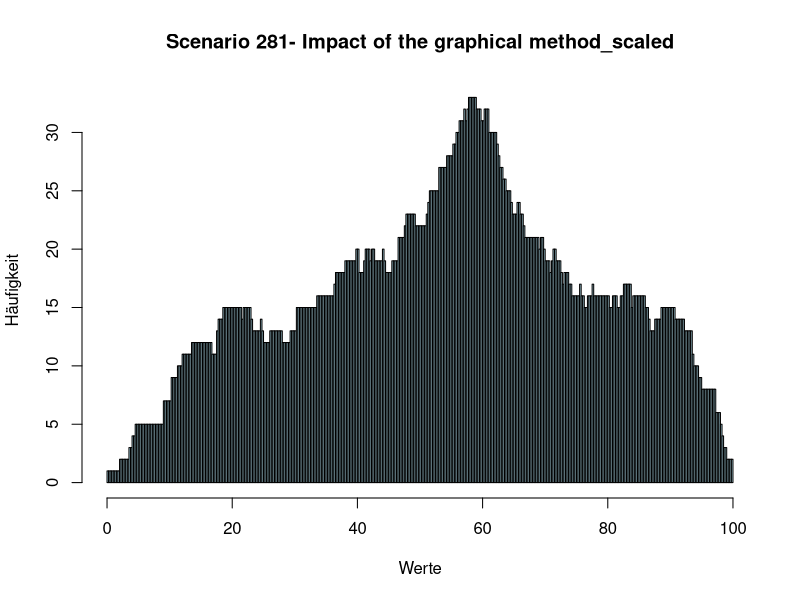
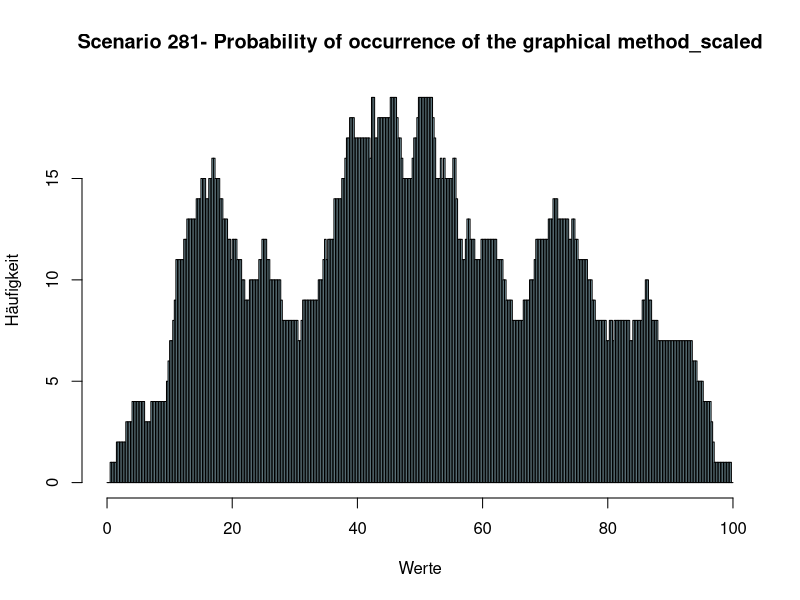
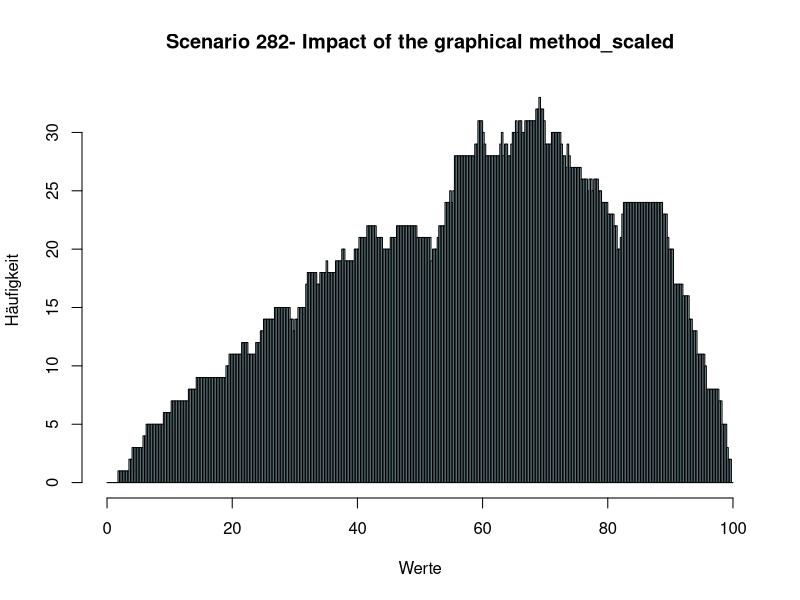
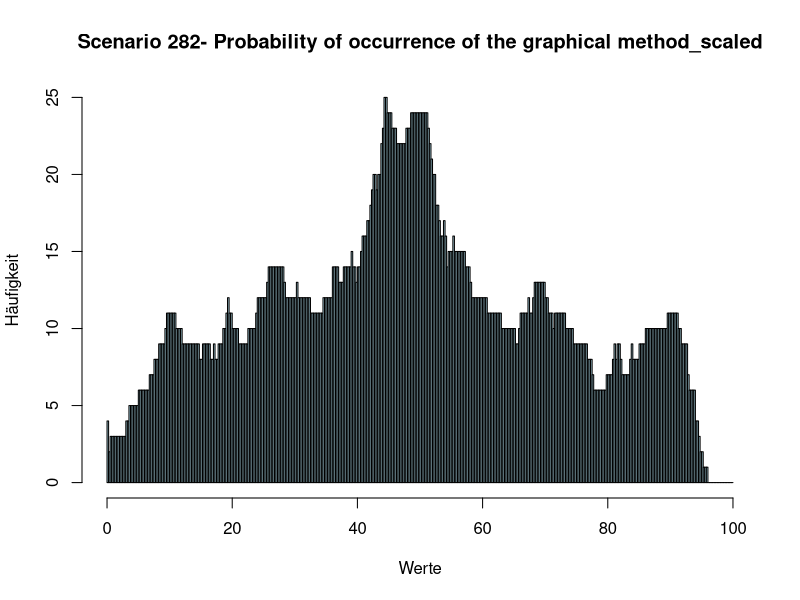
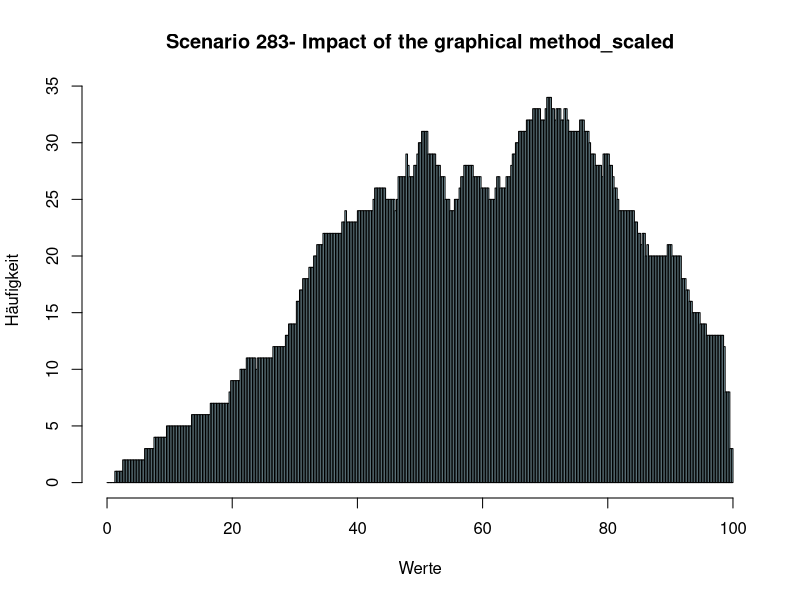
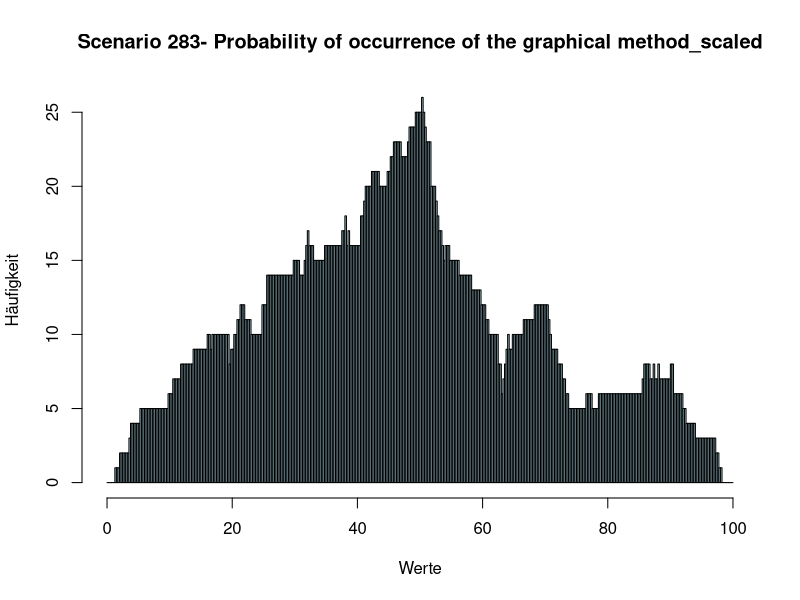
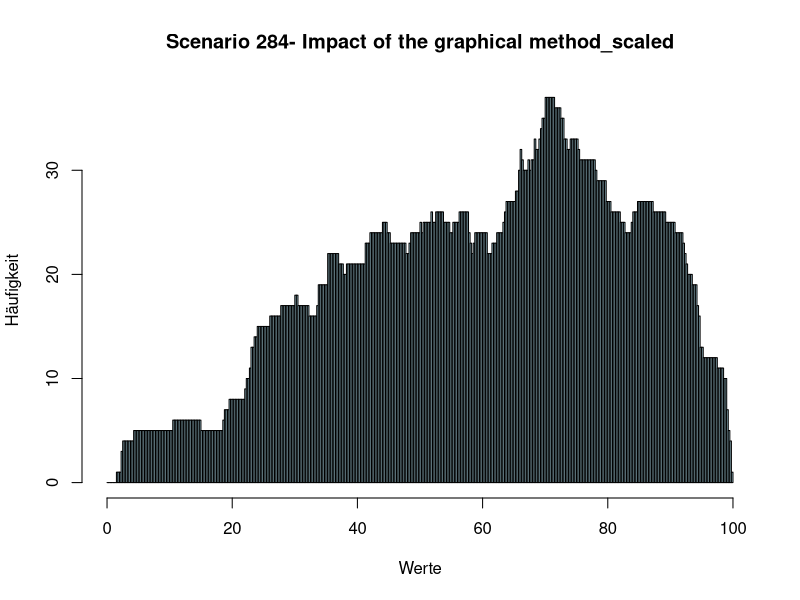
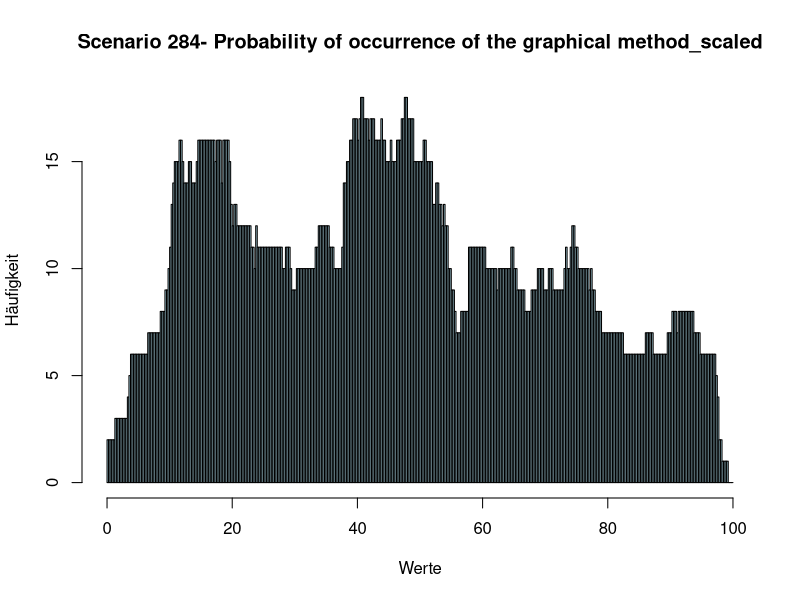

The R script that drew these images, in order: (Note: this script raises an error after producing the figures.)
library(dplyr)
library(openxlsx)
library(gplots)
library(ggplot2)

answerstable <- read.csv(file = 'myapp/Data/RQ1_corrected.csv', header=TRUE) #importiere das answers file
dfall <- answerstable %>% filter(QUES2SURV_METHOD == "classic" & ANS2SURV_ANSWERED == 1)
scenarios <- as.data.frame(table(dfall$QUES_ID))
numberscenarios  <- nrow(scenarios)
for (anz in 1:numberscenarios) {
  actualscenario =as.vector(scenarios[anz,1])
  #print (actualscenario)
  scentext <- (paste0("Scenario ", actualscenario))
  #print (actualscenario) 
  df <- answerstable %>% filter(QUES2SURV_METHOD == "classic" & ANS2SURV_ANSWERED == 1 & QUES_ID == actualscenario)# & ACC2SURV_ACCID == "22")
  #print (df)
  numberofanswers <- nrow(df)
  
  #D <- cbind(D,0)
  IMPACT <- c()
  LIKELIHOOD <- c()
  
  for (i in 1:numberofanswers){
    AccId <- df[i,"ACC2SURV_ACCID"]
    QuesId <- df[i,"QUES_ID"]
    UncertaintyI <- df[i,"uncertaintyIPixel"]
    UncertaintyO <- df[i,"uncertaintyOPixel"]
    Role <- df[i,"ACC2SURV_ROLE"]
    GroupId <- df[i,"ACC2SURV_GROUPID"]
    x.min <- df[i,"X1Pixel"]
    x.max <- df[i,"X2Pixel"]
    y.min <- df[i,"Y1Pixel"]
    y.max <- df[i,"Y2Pixel"]
    actualvaluex <- x.min
    
    while (actualvaluex <= x.max){
      transformedx <- (((actualvaluex/400)*100))
      #transformedx <- (((actualvaluex/400)*5)+0.5)
      #print (transformedx)
      IMPACT <- c(IMPACT,transformedx)
      actualvaluex = actualvaluex + 1
      
      
    }
    actualvaluey <- y.min
    while (actualvaluey <= y.max){
      transformedy <- (((actualvaluey/400)*100))
      #transformedy <- (((actualvaluey/400)*5)+ 0.5)
      LIKELIHOOD <- c(LIKELIHOOD,transformedy)
      actualvaluey = actualvaluey + 1
    }
    
    
    
  }
  
  headtitleImpact <- (paste0(scentext,"- Impact of the graphical method_scaled"))
  headtitleOcc <- (paste0(scentext,"- Probability of occurrence of the graphical method_scaled"))
  #filetitleImpact <- (paste0("myapp/pictures/31_histogramms_graphical/",scentext,"- Impact_scaled_1to5.bmp"))
  #filetitleOcc <- (paste0("myapp/pictures/31_histogramms_graphical/",scentext,"- Occurrence_scaled_1to5.bmp"))
  
  filetitleImpact <- (paste0("myapp/pictures/31_histogramms_graphical/",scentext,"- Impact_scaled.bmp"))
  filetitleOcc <- (paste0("myapp/pictures/31_histogramms_graphical/",scentext,"- Occurrence_scaled.bmp"))
  
  print (IMPACT)

  bin_grenzen <- seq( 0,400)
  #bin_grenzen.new <- seq(0.5, 5.5, by = 0.0025)
  bin_grenzen.new <- seq(0, 100, by = 0.25)
  bin_grenzen.new2 <- seq(0.5, 5.5)
  
  
  
  bmp(file=filetitleImpact,width=1500, height=1000, res=150)
  hist(IMPACT,breaks = bin_grenzen.new, main=headtitleImpact, xlab = "Werte", ylab = "Häufigkeit", xlim = c(0, 100), col = "lightblue", border = "black")
  # (0.5, 5.5)
  dev.off()

  bmp(file=filetitleOcc,width=1500, height=1000, res=150)
  hist(LIKELIHOOD,breaks = bin_grenzen.new, main = headtitleOcc, xlab = "Werte", ylab = "Häufigkeit", xlim = c(0, 100), col = "lightblue", border = "black")
  dev.off()
  
    
  #scenfile <- (paste0("myapp/files/4_heatmap/",scentext,"_transformed_new.xlsx"))
  #scenpic <- (paste0("myapp/pictures/17_heatmap_pixel_graphic/",scentext,"_heatmap.bmp"))
  
  #mat1 <- matrix(D$count,ncol=400,nrow=400,byrow=TRUE)
  #datahm <- as.matrix(mat1)  
  
  #bmp(file=scenpic, width = 1000, height = 1000, units = 'px', res = 100)
  #heatmap(datahm, Colv = NA, Rowv = NA, scale="none")
  #dev.off()
  
  
  #print (D)  
  
  #print (scenfile)
  
  #write.csv(D, paste0("myapp/files/4_heatmap/", scentext,"_transformed_new.csv"), row.names=TRUE)
  #write.xlsx(D,file = scenfile, rowNames=TRUE)
  
}
